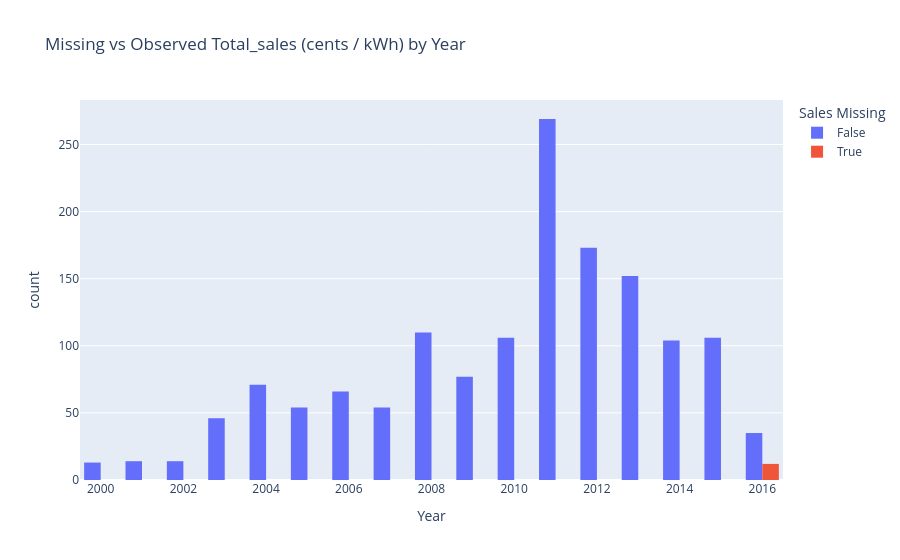

The notebook cell this image was saved under:
### Code cell
df_plot["sales_missing"] = df_plot["Total_sales"].isna()

fig = px.histogram(
    df_plot,
    x="Year",
    color="sales_missing",
    barmode="group",
    category_orders={"sales_missing": [False, True]},
    labels={"sales_missing": "Sales Missing"},
    title="Missing vs Observed Total_sales (cents / kWh) by Year",
)

fig.show()
# fig.write_html(
#     "/Users/wuyuming/Desktop/proj_4/proj04_page/graph/total_sales_missing.html"
# )

### Figure 1 — Plotly figure (JSON) as saved in the notebook; plotly's stock layout.template omitted (floating-point values rounded to 4 significant figures; data arrays with more than 128 entries replaced by an {"elided": "..."} marker saying what was removed)
{"data": [{"alignmentgroup": "True", "bingroup": "x", "hovertemplate": "Sales Missing=False<br>Year=%{x}<br>count=%{y}<extra></extra>", "legendgroup": "False", "marker": {"color": "#636efa", "pattern": {"shape": ""}}, "name": "False", "offsetgroup": "False", "orientation": "v", "showlegend": true, "type": "histogram", "x": {"elided": "1464 int values"}, "xaxis": "x", "yaxis": "y"}, {"alignmentgroup": "True", "bingroup": "x", "hovertemplate": "Sales Missing=True<br>Year=%{x}<br>count=%{y}<extra></extra>", "legendgroup": "True", "marker": {"color": "#EF553B", "pattern": {"shape": ""}}, "name": "True", "offsetgroup": "True", "orientation": "v", "showlegend": true, "type": "histogram", "x": [2016, 2016, 2016, 2016, 2016, 2016, 2016, 2016, 2016, 2016, 2016, 2016], "xaxis": "x", "yaxis": "y"}], "layout": {"barmode": "group", "legend": {"title": {"text": "Sales Missing"}, "tracegroupgap": 0}, "title": {"text": "Missing vs Observed Total_sales (cents / kWh) by Year"}, "xaxis": {"anchor": "y", "domain": [0, 1], "title": {"text": "Year"}}, "yaxis": {"anchor": "x", "domain": [0, 1], "title": {"text": "count"}}}}
